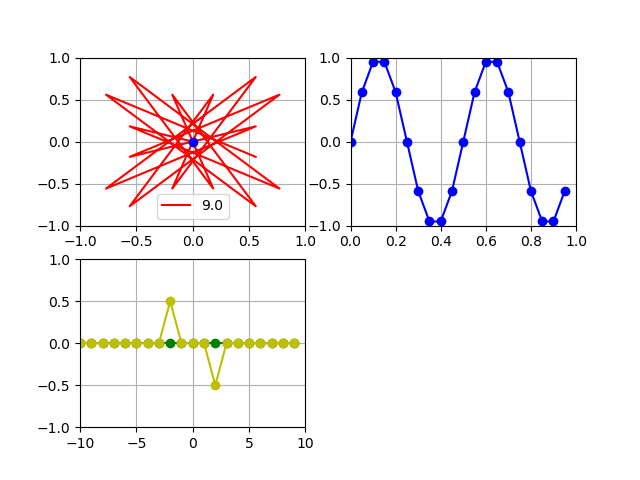

Write Python code to recreate this figure.
import numpy as np
import matplotlib.pyplot as plt
from matplotlib.animation import FuncAnimation
#--------------------------------------
fig        = plt.figure()
fs         = 20
N          = 20
#--------------------------------------
circleAxe  = fig.add_subplot(2,2,1)
circleLn,massLn  = plt.plot([],[],'r-',[],[],'bo')
circleAxe.grid(True)
circleAxe.set_xlim(-1,1)
circleAxe.set_ylim(-1,1)
circleFrec = np.arange(-fs/2,fs/2,fs/N)
circleLn.set_label(circleFrec[0])
circleLg   = circleAxe.legend()
circleData = []
mass       = 0
frecIter   = 0
def circle(f,n):
    return np.exp(-1j*2*np.pi*f*n*1/fs)
#--------------------------------------
signalAxe  = fig.add_subplot(2,2,2)
signalLn,  = plt.plot([],[],'b-o')
signalAxe.grid(True)
signalAxe.set_xlim(0,N/fs)
signalAxe.set_ylim(-1,1)
signalFrec = 2
signalData=[]
def signal(f,n):
    return np.sin(2*np.pi*f*n*1/fs)
#--------------------------------------
promAxe  = fig.add_subplot(2,2,3)
promRLn,promILn,  = plt.plot([],[],'g-o',[],[],'y-o')
promAxe.grid(True)
promAxe.set_xlim(-fs/2,fs/2)
promAxe.set_ylim(-0.4,0.4)
promData=np.zeros(N,dtype=complex)
#--------------------------------------
tData=np.arange(0,N/fs,1/fs)

def init():
    return circleLn,circleLg,signalLn,massLn,promRLn,promILn
def update(nn):
    global circleData,signalData,promData,frecIter,circleFrec,circleLg
    circleData = []
    signalData = []
    for n in range(N):
        circleData.append(circle(circleFrec[frecIter],n)*signal(signalFrec,n))
        mass=np.average(circleData)
        signalData.append(signal(signalFrec,n))
        promData[frecIter]=mass
    massLn.set_data(np.real(mass),
                    np.imag(mass))
    circleLn.set_data(np.real(circleData),
                      np.imag(circleData))
    signalLn.set_data(tData[:n+1],signalData)
    promRLn.set_data(circleFrec[:frecIter+1],np.real(promData[:frecIter+1]))
    promILn.set_data(circleFrec[:frecIter+1],np.imag(promData[:frecIter+1]))
    circleLn.set_label(circleFrec[frecIter])
    circleLg=circleAxe.legend()

    if frecIter == N-1:
        ani.repeat=False
    else:
        frecIter+=1
    return circleLn,circleLg,signalLn,massLn,promRLn,promILn,

ani=FuncAnimation(fig,update,N,init,interval=100 ,blit=True,repeat=True)
plt.show()
